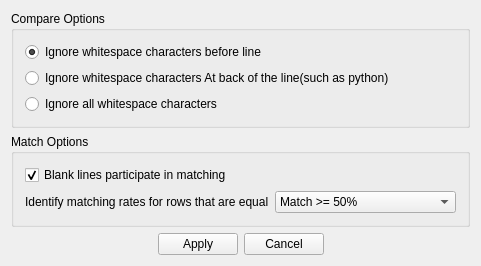
<?xml version="1.0" encoding="UTF-8"?>
<ui version="4.0">
 <class>FileCmpRuleWin</class>
 <widget class="QWidget" name="FileCmpRuleWin">
  <property name="geometry">
   <rect>
    <x>0</x>
    <y>0</y>
    <width>481</width>
    <height>231</height>
   </rect>
  </property>
  <property name="maximumSize">
   <size>
    <width>500</width>
    <height>400</height>
   </size>
  </property>
  <property name="windowTitle">
   <string>FileCmpRuleWin</string>
  </property>
  <property name="windowIcon">
   <iconset resource="RealCompare.qrc">
    <normaloff>:/Resources/img/main.png</normaloff>:/Resources/img/main.png</iconset>
  </property>
  <layout class="QVBoxLayout" name="verticalLayout_3">
   <item>
    <widget class="QGroupBox" name="groupBox">
     <property name="title">
      <string>Compare Options</string>
     </property>
     <layout class="QVBoxLayout" name="verticalLayout">
      <item>
       <widget class="QRadioButton" name="radioButtonDefault">
        <property name="text">
         <string>Ignore whitespace characters before line</string>
        </property>
        <property name="checked">
         <bool>true</bool>
        </property>
       </widget>
      </item>
      <item>
       <widget class="QRadioButton" name="radioButtonIgnoreBackWhite">
        <property name="text">
         <string>Ignore whitespace characters At back of the line(such as python)</string>
        </property>
       </widget>
      </item>
      <item>
       <widget class="QRadioButton" name="radioButtonIgnoreAllWhite">
        <property name="text">
         <string>Ignore all whitespace characters</string>
        </property>
       </widget>
      </item>
     </layout>
    </widget>
   </item>
   <item>
    <widget class="QGroupBox" name="groupBox_2">
     <property name="title">
      <string>Match Options</string>
     </property>
     <layout class="QVBoxLayout" name="verticalLayout_2">
      <item>
       <widget class="QCheckBox" name="checkBoxBlankMatch">
        <property name="text">
         <string>Blank lines participate in matching</string>
        </property>
        <property name="checked">
         <bool>true</bool>
        </property>
       </widget>
      </item>
      <item>
       <layout class="QHBoxLayout" name="horizontalLayout_2">
        <item>
         <widget class="QLabel" name="label">
          <property name="text">
           <string>Identify matching rates for rows that are equal</string>
          </property>
         </widget>
        </item>
        <item>
         <widget class="QComboBox" name="comboBoxEqualRato">
          <item>
           <property name="text">
            <string>Match &gt;= 50%</string>
           </property>
          </item>
          <item>
           <property name="text">
            <string>Match &gt;= 70%</string>
           </property>
          </item>
          <item>
           <property name="text">
            <string>Match &gt;= 90%</string>
           </property>
          </item>
         </widget>
        </item>
       </layout>
      </item>
     </layout>
    </widget>
   </item>
   <item>
    <spacer name="verticalSpacer">
     <property name="orientation">
      <enum>Qt::Vertical</enum>
     </property>
     <property name="sizeHint" stdset="0">
      <size>
       <width>20</width>
       <height>40</height>
      </size>
     </property>
    </spacer>
   </item>
   <item>
    <layout class="QHBoxLayout" name="horizontalLayout">
     <item>
      <spacer name="horizontalSpacer">
       <property name="orientation">
        <enum>Qt::Horizontal</enum>
       </property>
       <property name="sizeHint" stdset="0">
        <size>
         <width>40</width>
         <height>20</height>
        </size>
       </property>
      </spacer>
     </item>
     <item>
      <widget class="QPushButton" name="pushButton">
       <property name="text">
        <string>Apply</string>
       </property>
      </widget>
     </item>
     <item>
      <widget class="QPushButton" name="pushButton_2">
       <property name="text">
        <string>Cancel</string>
       </property>
      </widget>
     </item>
     <item>
      <spacer name="horizontalSpacer_2">
       <property name="orientation">
        <enum>Qt::Horizontal</enum>
       </property>
       <property name="sizeHint" stdset="0">
        <size>
         <width>40</width>
         <height>20</height>
        </size>
       </property>
      </spacer>
     </item>
    </layout>
   </item>
  </layout>
 </widget>
 <layoutdefault spacing="6" margin="11"/>
 <resources>
  <include location="RealCompare.qrc"/>
 </resources>
 <connections>
  <connection>
   <sender>pushButton_2</sender>
   <signal>clicked()</signal>
   <receiver>FileCmpRuleWin</receiver>
   <slot>close()</slot>
   <hints>
    <hint type="sourcelabel">
     <x>234</x>
     <y>126</y>
    </hint>
    <hint type="destinationlabel">
     <x>333</x>
     <y>120</y>
    </hint>
   </hints>
  </connection>
  <connection>
   <sender>pushButton</sender>
   <signal>clicked()</signal>
   <receiver>FileCmpRuleWin</receiver>
   <slot>slot_apply()</slot>
   <hints>
    <hint type="sourcelabel">
     <x>106</x>
     <y>125</y>
    </hint>
    <hint type="destinationlabel">
     <x>3</x>
     <y>125</y>
    </hint>
   </hints>
  </connection>
 </connections>
 <slots>
  <slot>slot_apply()</slot>
 </slots>
</ui>
